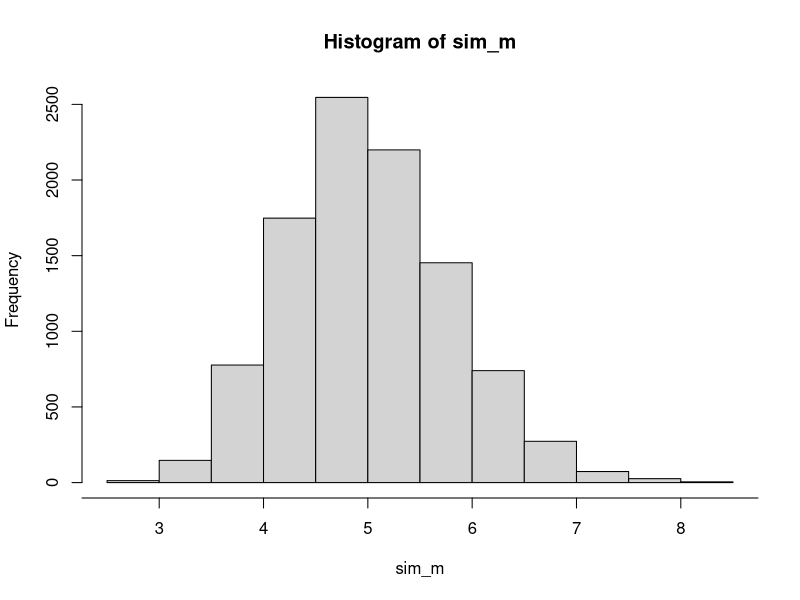
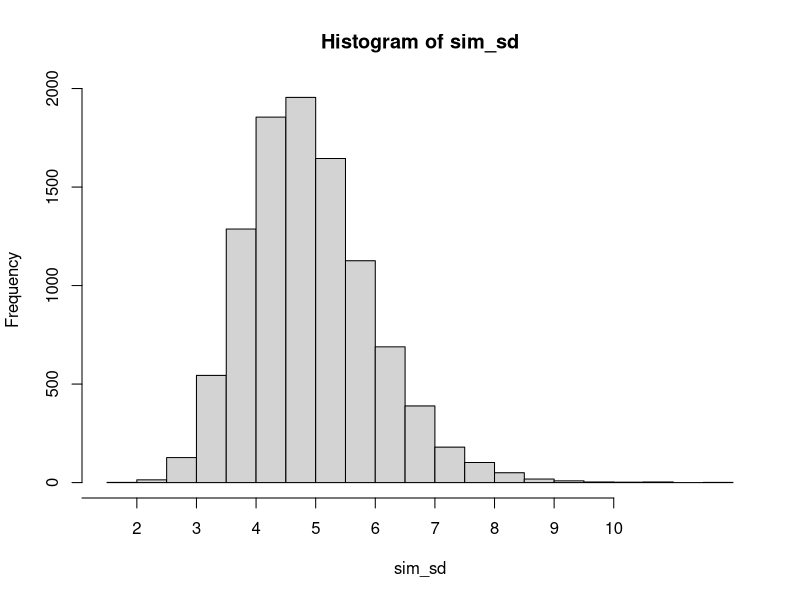

These figures' R source, in order:
## ---- chunk 1
sim_m <- vector()
sim_sd <- vector()
set.seed(5)
for (i in 1:10000) {
  sim_m[i] <- mean(rexp(40, 0.2))
  sim_sd[i] <- sd(rexp(40,0.2))
}
## ---- chunk 2
hist(sim_m, xaxt ='n')
axis(side = 1, at=seq(0,10,1), labels=seq(0,10,1))
## ---- chunk 3
1/0.2
## ---- chunk 4
mean(sim_m)
## ---- chunk 5
hist(sim_sd, xaxt ='n')
axis(side = 1, at=seq(0,10,1), labels=seq(0,10,1))
## ---- chunk 6
1/0.2
## ---- chunk 7
mean(sim_m)
## ---- chunk 8
norm95 <- qnorm(.95, 5, 5)
## ---- chunk 9
sim95 <- qnorm(.95, mean(sim_m), mean(sim_sd))
## ---- chunk 10
ci <- mean(sim_m) + c(-1,1)*1.96*(mean(sim_sd)/sqrt(10000))
